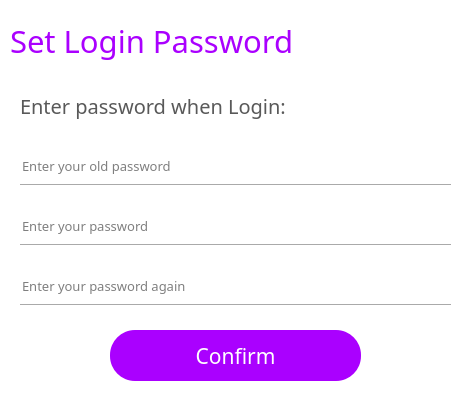
<?xml version="1.0" encoding="UTF-8"?>
<ui version="4.0">
 <class>ChangePswForm</class>
 <widget class="QWidget" name="ChangePswForm">
  <property name="geometry">
   <rect>
    <x>0</x>
    <y>0</y>
    <width>469</width>
    <height>399</height>
   </rect>
  </property>
  <property name="windowTitle">
   <string>Form</string>
  </property>
  <property name="styleSheet">
   <string notr="true">background-color: rgb(255, 255, 255);</string>
  </property>
  <widget class="QPushButton" name="turn2visible1_3">
   <property name="geometry">
    <rect>
     <x>410</x>
     <y>270</y>
     <width>31</width>
     <height>31</height>
    </rect>
   </property>
   <property name="font">
    <font>
     <family>Arial</family>
    </font>
   </property>
   <property name="cursor">
    <cursorShape>PointingHandCursor</cursorShape>
   </property>
   <property name="autoFillBackground">
    <bool>false</bool>
   </property>
   <property name="text">
    <string/>
   </property>
   <property name="icon">
    <iconset>
     <normaloff>D:/wtc_py/pic/02.png</normaloff>D:/wtc_py/pic/02.png</iconset>
   </property>
   <property name="iconSize">
    <size>
     <width>40</width>
     <height>40</height>
    </size>
   </property>
   <property name="flat">
    <bool>true</bool>
   </property>
  </widget>
  <widget class="QPushButton" name="pushButton_9">
   <property name="geometry">
    <rect>
     <x>110</x>
     <y>330</y>
     <width>251</width>
     <height>51</height>
    </rect>
   </property>
   <property name="font">
    <font>
     <family>等线</family>
     <pointsize>16</pointsize>
    </font>
   </property>
   <property name="cursor">
    <cursorShape>PointingHandCursor</cursorShape>
   </property>
   <property name="styleSheet">
    <string notr="true">background-color: rgb(170, 0, 255);
color: rgb(255, 255, 255);
border-radius:25px;</string>
   </property>
   <property name="text">
    <string>Confirm</string>
   </property>
   <property name="flat">
    <bool>false</bool>
   </property>
  </widget>
  <widget class="QPushButton" name="pushButton_35">
   <property name="geometry">
    <rect>
     <x>300</x>
     <y>90</y>
     <width>51</width>
     <height>31</height>
    </rect>
   </property>
   <property name="cursor">
    <cursorShape>PointingHandCursor</cursorShape>
   </property>
   <property name="autoFillBackground">
    <bool>false</bool>
   </property>
   <property name="text">
    <string/>
   </property>
   <property name="icon">
    <iconset>
     <normaloff>pic/open2.png</normaloff>pic/open2.png</iconset>
   </property>
   <property name="iconSize">
    <size>
     <width>28</width>
     <height>28</height>
    </size>
   </property>
   <property name="flat">
    <bool>true</bool>
   </property>
  </widget>
  <widget class="QLabel" name="label_15">
   <property name="geometry">
    <rect>
     <x>10</x>
     <y>10</y>
     <width>331</width>
     <height>61</height>
    </rect>
   </property>
   <property name="font">
    <font>
     <family>微软雅黑</family>
     <pointsize>23</pointsize>
     <weight>50</weight>
     <bold>false</bold>
    </font>
   </property>
   <property name="styleSheet">
    <string notr="true">color: rgb(170, 0, 255);</string>
   </property>
   <property name="text">
    <string>Set Login Password</string>
   </property>
  </widget>
  <widget class="QPushButton" name="closeenterpsw">
   <property name="geometry">
    <rect>
     <x>430</x>
     <y>0</y>
     <width>41</width>
     <height>31</height>
    </rect>
   </property>
   <property name="text">
    <string/>
   </property>
   <property name="icon">
    <iconset>
     <normaloff>D:/wtc_py/pic/close.png</normaloff>D:/wtc_py/pic/close.png</iconset>
   </property>
   <property name="flat">
    <bool>true</bool>
   </property>
  </widget>
  <widget class="QLabel" name="label_72">
   <property name="geometry">
    <rect>
     <x>20</x>
     <y>90</y>
     <width>271</width>
     <height>31</height>
    </rect>
   </property>
   <property name="font">
    <font>
     <family>微软雅黑</family>
     <pointsize>15</pointsize>
    </font>
   </property>
   <property name="styleSheet">
    <string notr="true">color: rgb(89, 89, 89);</string>
   </property>
   <property name="text">
    <string>Enter password when Login:</string>
   </property>
   <property name="alignment">
    <set>Qt::AlignLeading|Qt::AlignLeft|Qt::AlignVCenter</set>
   </property>
  </widget>
  <widget class="Line" name="line_33">
   <property name="geometry">
    <rect>
     <x>20</x>
     <y>240</y>
     <width>431</width>
     <height>10</height>
    </rect>
   </property>
   <property name="orientation">
    <enum>Qt::Horizontal</enum>
   </property>
  </widget>
  <widget class="QLineEdit" name="lineEdit_7">
   <property name="geometry">
    <rect>
     <x>20</x>
     <y>270</y>
     <width>381</width>
     <height>31</height>
    </rect>
   </property>
   <property name="font">
    <font>
     <family>等线</family>
     <pointsize>10</pointsize>
    </font>
   </property>
   <property name="toolTip">
    <string/>
   </property>
   <property name="statusTip">
    <string/>
   </property>
   <property name="whatsThis">
    <string/>
   </property>
   <property name="accessibleName">
    <string/>
   </property>
   <property name="accessibleDescription">
    <string/>
   </property>
   <property name="styleSheet">
    <string notr="true">
QLineEdit[echoMode=&quot;2&quot;] {
    lineedit-password-character:42;
}
</string>
   </property>
   <property name="frame">
    <bool>false</bool>
   </property>
   <property name="echoMode">
    <enum>QLineEdit::Password</enum>
   </property>
   <property name="placeholderText">
    <string>Enter your password again</string>
   </property>
  </widget>
  <widget class="Line" name="line_34">
   <property name="geometry">
    <rect>
     <x>20</x>
     <y>300</y>
     <width>431</width>
     <height>10</height>
    </rect>
   </property>
   <property name="orientation">
    <enum>Qt::Horizontal</enum>
   </property>
  </widget>
  <widget class="QLineEdit" name="lineEdit_6">
   <property name="geometry">
    <rect>
     <x>20</x>
     <y>210</y>
     <width>381</width>
     <height>31</height>
    </rect>
   </property>
   <property name="font">
    <font>
     <family>等线</family>
     <pointsize>10</pointsize>
    </font>
   </property>
   <property name="toolTip">
    <string/>
   </property>
   <property name="statusTip">
    <string/>
   </property>
   <property name="whatsThis">
    <string/>
   </property>
   <property name="accessibleName">
    <string/>
   </property>
   <property name="accessibleDescription">
    <string/>
   </property>
   <property name="styleSheet">
    <string notr="true">
QLineEdit[echoMode=&quot;2&quot;] {
    lineedit-password-character:42;
}
</string>
   </property>
   <property name="frame">
    <bool>false</bool>
   </property>
   <property name="echoMode">
    <enum>QLineEdit::Password</enum>
   </property>
   <property name="placeholderText">
    <string>Enter your password </string>
   </property>
  </widget>
  <widget class="QPushButton" name="turn2visible1_2">
   <property name="geometry">
    <rect>
     <x>410</x>
     <y>210</y>
     <width>31</width>
     <height>31</height>
    </rect>
   </property>
   <property name="font">
    <font>
     <family>Arial</family>
    </font>
   </property>
   <property name="cursor">
    <cursorShape>PointingHandCursor</cursorShape>
   </property>
   <property name="autoFillBackground">
    <bool>false</bool>
   </property>
   <property name="text">
    <string/>
   </property>
   <property name="icon">
    <iconset>
     <normaloff>D:/wtc_py/pic/02.png</normaloff>D:/wtc_py/pic/02.png</iconset>
   </property>
   <property name="iconSize">
    <size>
     <width>40</width>
     <height>40</height>
    </size>
   </property>
   <property name="flat">
    <bool>true</bool>
   </property>
  </widget>
  <widget class="Line" name="line_35">
   <property name="geometry">
    <rect>
     <x>20</x>
     <y>180</y>
     <width>431</width>
     <height>10</height>
    </rect>
   </property>
   <property name="orientation">
    <enum>Qt::Horizontal</enum>
   </property>
  </widget>
  <widget class="QLineEdit" name="lineEdit_8">
   <property name="geometry">
    <rect>
     <x>20</x>
     <y>150</y>
     <width>381</width>
     <height>31</height>
    </rect>
   </property>
   <property name="font">
    <font>
     <family>等线</family>
     <pointsize>10</pointsize>
    </font>
   </property>
   <property name="toolTip">
    <string/>
   </property>
   <property name="statusTip">
    <string/>
   </property>
   <property name="whatsThis">
    <string/>
   </property>
   <property name="accessibleName">
    <string/>
   </property>
   <property name="accessibleDescription">
    <string/>
   </property>
   <property name="styleSheet">
    <string notr="true">
QLineEdit[echoMode=&quot;2&quot;] {
    lineedit-password-character:42;
}
</string>
   </property>
   <property name="frame">
    <bool>false</bool>
   </property>
   <property name="echoMode">
    <enum>QLineEdit::Password</enum>
   </property>
   <property name="placeholderText">
    <string>Enter your old password </string>
   </property>
  </widget>
  <widget class="QPushButton" name="turn2visible1_4">
   <property name="geometry">
    <rect>
     <x>410</x>
     <y>150</y>
     <width>31</width>
     <height>31</height>
    </rect>
   </property>
   <property name="font">
    <font>
     <family>Arial</family>
    </font>
   </property>
   <property name="cursor">
    <cursorShape>PointingHandCursor</cursorShape>
   </property>
   <property name="autoFillBackground">
    <bool>false</bool>
   </property>
   <property name="text">
    <string/>
   </property>
   <property name="icon">
    <iconset>
     <normaloff>D:/wtc_py/pic/02.png</normaloff>D:/wtc_py/pic/02.png</iconset>
   </property>
   <property name="iconSize">
    <size>
     <width>40</width>
     <height>40</height>
    </size>
   </property>
   <property name="flat">
    <bool>true</bool>
   </property>
  </widget>
 </widget>
 <resources/>
 <connections/>
</ui>
